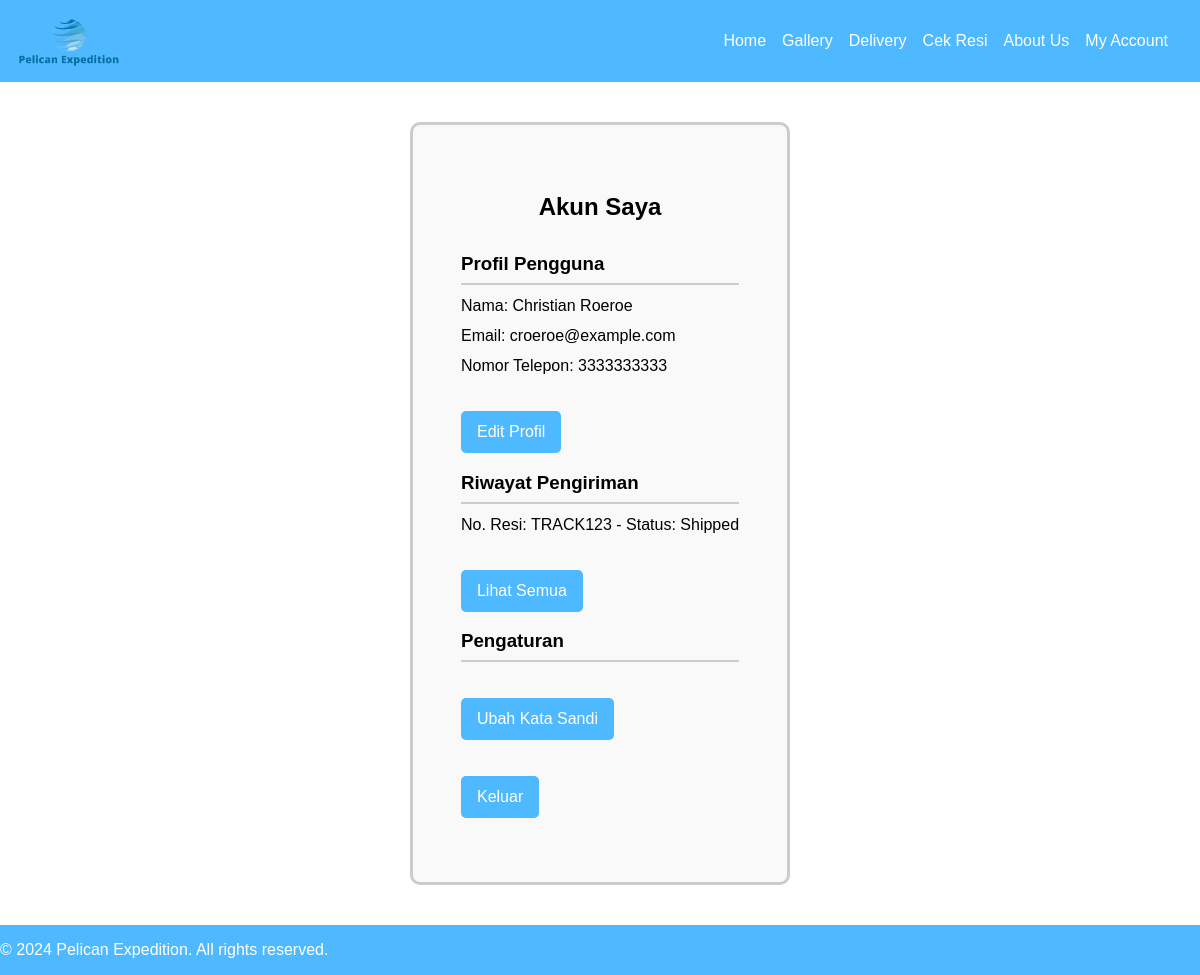
Screenshot of /php/my_account.php (signed in) with the database file from the repository.
### tables this page shows
CREATE TABLE `users` (
  `id` int(11) NOT NULL,
  `username` varchar(50) NOT NULL,
  `password` varchar(255) NOT NULL,
  `name` varchar(100) NOT NULL,
  `email` varchar(100) NOT NULL,
  `phone` varchar(20) NOT NULL,
  `user_type` enum('admin','member') NOT NULL
);

CREATE TABLE `shipments` (
  `id` int(11) NOT NULL,
  `user_id` int(11) NOT NULL,
  `tracking_number` varchar(50) NOT NULL,
  `status` varchar(50) NOT NULL,
  `shipment_date` date NOT NULL,
  `sender` varchar(100) NOT NULL,
  `receiver` varchar(100) NOT NULL,
  `sender_address` varchar(255) NOT NULL,
  `receiver_address` varchar(255) NOT NULL,
  `service` varchar(50) NOT NULL
);

### php/my_account.php (the view, shortened to what this page needs)
<?php
include 'config.php';
$user_id = $_SESSION['user_id'];
$sql = "SELECT name, email, phone FROM users WHERE id = ?";
$stmt = $conn->prepare($sql);
$stmt->bind_param("i", $user_id);
$stmt->execute();
$result = $stmt->get_result();
if ($result->num_rows > 0) {
    $user = $result->fetch_assoc();
} else {
    echo "Pengguna tidak ditemukan.";
    exit;
}
$sql_shipments = "SELECT tracking_number, status FROM shipments WHERE user_id = ?";
$stmt_shipments = $conn->prepare($sql_shipments);
$stmt_shipments->bind_param("i", $user_id);
$stmt_shipments->execute();
$result_shipments = $stmt_shipments->get_result();
?>
<!DOCTYPE html>
<html lang="en">
<head>
    <link rel="stylesheet" href="style.css">
</head>
<body>
    <header class="main-menu">
        <div class="container">
            <img src="img/logo.png" alt="Pelican Expedition Logo" class="logo">
        </div>
        <nav>
            <ul>
                <li><a href="index.html">Home</a></li>
                <li><a href="gallery.html">Gallery</a></li>
                <li><a href="delivery.html">Delivery</a></li>
                <li><a href="cek_resi.php">Cek Resi</a></li>
                <li><a href="contact.html">About Us</a></li>
                <li><a href="my_account.php">My Account</a></li>
            </ul>
        </nav>
    </header>
    <div class="my-account">
        <h2>Akun Saya</h2>
        <div class="account-section">
            <h3>Profil Pengguna</h3>
            <p>Nama: <?php echo htmlspecialchars($user['name']); ?></p>
            <p>Email: <?php echo htmlspecialchars($user['email']); ?></p>
            <p>Nomor Telepon: <?php echo htmlspecialchars($user['phone']); ?></p>
            <a href="edit_profile.php" class="btn">Edit Profil</a>
        </div>
        <div class="account-section">
            <h3>Riwayat Pengiriman</h3>
            <?php if ($result_shipments->num_rows > 0) { ?>
                <?php while ($shipment = $result_shipments->fetch_assoc()) { ?>
                    <p>No. Resi: <?php echo htmlspecialchars($shipment['tracking_number']); ?> - Status: <?php echo htmlspecialchars($shipment['status']); ?></p>
                <?php } ?>
                <a href="view_shipments.php" class="btn">Lihat Semua</a>
            <?php } else { ?>
                <p>Belum ada riwayat pengiriman.</p>
            <?php } ?>
        </div>
        <div class="account-section">
            <h3>Pengaturan</h3>
            <p><a href="change_password.php" class="btn">Ubah Kata Sandi</a></p>
            <p><a href="index.php" class="btn">Keluar</a></p>
        </div>
    </div>
    <footer class="footer">
        <p>&copy; 2024 Pelican Expedition. All rights reserved.</p>
    </footer>
</body>
</html>

### css/style.css (style rules this page uses)
body { height: 100%; margin: 0; display: flex; flex-direction: column; padding: 0; font-family: Arial, sans-serif; }
.footer { background-color: #4fb9ff; color:#fff; font-family: Arial; text-align: center; padding: 5px auto; position: flex; display: flex; }
.main-menu { background-color: #4fb9ff; padding: 1rem; position: relative; display: flex; justify-content: space-between; align-items: center; }
.main-menu .container { display: flex; align-items: center; }
.main-menu .logo { height: 50px; width: auto; margin-right: 1rem; }
.main-menu ul { list-style: none; margin: 0; padding: 0; display: flex; justify-content: center; text-align: center; }
.main-menu ul li { margin-right: 1rem; }
.main-menu a { color: #fff; text-decoration: none; }
.my-account { max-width: 900px; margin: 2.5rem auto; padding: 3rem; border: 3px solid #ccc; border-radius: 10px; background-color: #f9f9f9; }
.my-account h2 { text-align: center; margin-bottom: 2rem; }
.my-account .account-section { margin-bottom: 1rem; }
.my-account .account-section h3 { border-bottom: 2px solid #ccc; padding-bottom: 0.5rem; margin-bottom: 0.5rem; }
.my-account .account-section p { margin: 0.75rem 0; }
.my-account .account-section .btn { display: inline-block; padding: 0.75rem 1rem; background-color: #4fb9ff; color: #fff; text-decoration: none; border-radius: 5px; margin-top: 1.5rem; }

### rows the page displays
users: name "Christian Roeroe", email "croeroe@example.com", phone "3333333333"
shipments: tracking_number "TRACK123", status "Shipped"
